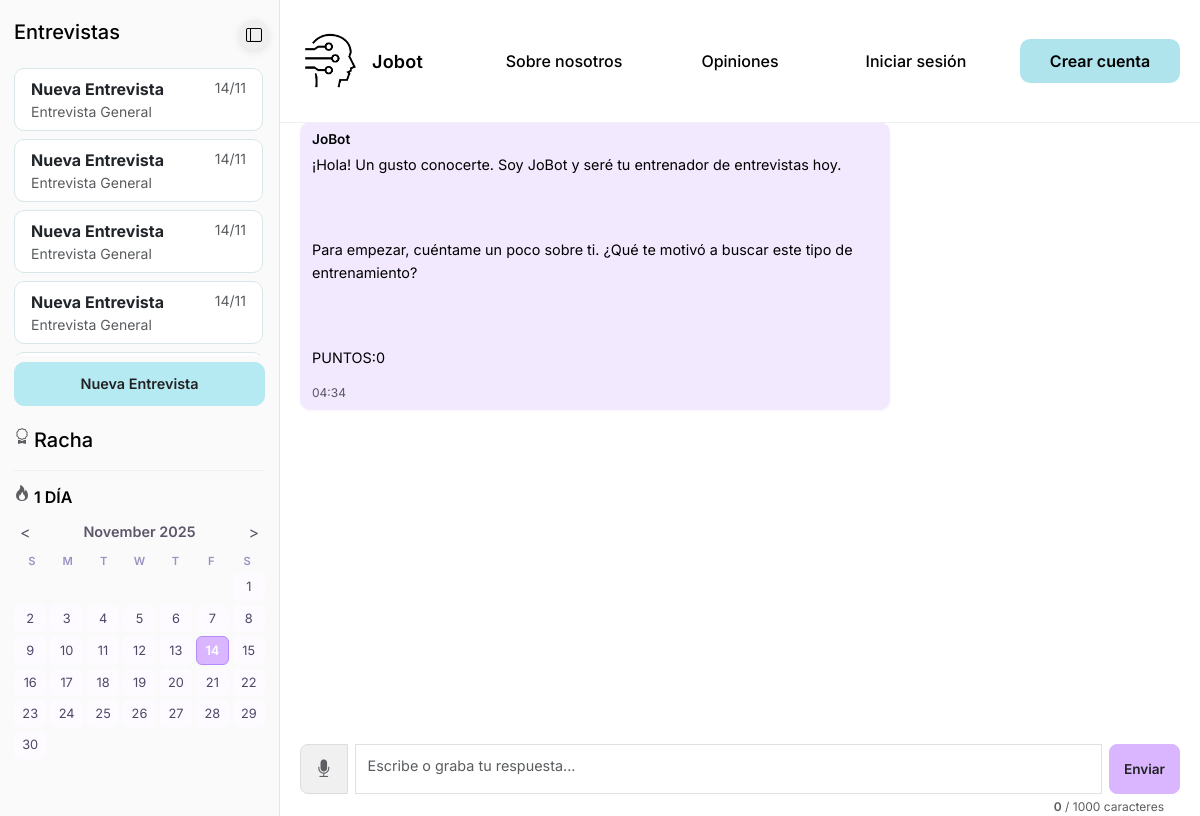
Page /interview/2/ (signed in) on the committed database.
### interview_mode/models.py (models this page shows, shortened)
class InterviewSession(models.Model):
    INTERVIEW_TYPES = [
        ('technical', 'Entrevista Técnica'),
        ('behavioral', 'Entrevista Conductual'),
        ('general', 'Entrevista General'),
        ('leadership', 'Liderazgo'),
        ('sales', 'Ventas'),
        ('customer_service', 'Atención al Cliente'),
    ]
    DURATION_CHOICES = [
        ('quick', 'Rápida (10 min)'),
        ('standard', 'Estándar (20 min)'),
        ('extended', 'Extendida (30 min)'),
        ('unlimited', 'Sin límite'),
    ]
    DIFFICULTY_CHOICES = [
        ('beginner', 'Principiante'),
        ('intermediate', 'Intermedio'),
        ('advanced', 'Avanzado'),
    ]
    FOCUS_AREAS = [
        ('communication', 'Comunicación'),
        ('problem_solving', 'Resolución de Problemas'),
        ('teamwork', 'Trabajo en Equipo'),
        ('adaptability', 'Adaptabilidad'),
        ('time_management', 'Gestión del Tiempo'),
        ('conflict_resolution', 'Resolución de Conflictos'),
    ]
    user = models.ForeignKey(settings.AUTH_USER_MODEL, on_delete=models.CASCADE)
    interview_type = models.CharField(max_length=20, choices=INTERVIEW_TYPES, default='general')
    title = models.CharField(max_length=200, default='Nueva Entrevista')
    duration = models.CharField(max_length=20, choices=DURATION_CHOICES, default='standard')
    difficulty = models.CharField(max_length=20, choices=DIFFICULTY_CHOICES, default='beginner')
    focus_area = models.CharField(max_length=30, choices=FOCUS_AREAS, default='communication')
    position_level = models.CharField(max_length=100, blank=True, help_text='Ej: Junior Developer, Senior Manager')
    total_points = models.IntegerField(default=0)
    current_level = models.CharField(max_length=20, default='beginner')
    created_at = models.DateTimeField(auto_now_add=True)
    updated_at = models.DateTimeField(auto_now=True)
    is_active = models.BooleanField(default=True)
    def get_level_info(self):
        levels = [
            {'level': 1, 'name': 'Novato', 'min': 0, 'max': 30},
            {'level': 2, 'name': 'Aprendiz', 'min': 30, 'max': 70},
            {'level': 3, 'name': 'Practicante', 'min': 70, 'max': 120},
            {'level': 4, 'name': 'Competente', 'min': 120, 'max': 180},
            {'level': 5, 'name': 'Experimentado', 'min': 180, 'max': 250},
            {'level': 6, 'name': 'Profesional', 'min': 250, 'max': 330},
            {'level': 7, 'name': 'Experto', 'min': 330, 'max': 420},
            {'level': 8, 'name': 'Maestro', 'min': 420, 'max': 520},
            {'level': 9, 'name': 'Elite', 'min': 520, 'max': 630},
            {'level': 10, 'name': 'Leyenda', 'min': 630, 'max': None},
        ]
        for level_data in levels:
            if level_data['max'] is None:
                return {
                    'level': level_data['level'],
                    'name': level_data['name'],
                    'next': None,
                    'progress': 100
                }
            elif self.total_points < level_data['max']:
                progress = ((self.total_points - level_data['min']) / (level_data['max'] - level_data['min'])) * 100
                return {
                    'level': level_data['level'],
                    'name': level_data['name'],
                    'next': level_data['max'],
                    'progress': int(progress)
                }
        return {'level': 10, 'name': 'Leyenda', 'next': None, 'progress': 100}
    class Meta:
        ordering = ['-updated_at']

class Message(models.Model):
    SENDER_CHOICES = [
        ('user', 'Usuario'),
        ('bot', 'JoBot'),
    ]
    session = models.ForeignKey(InterviewSession, on_delete=models.CASCADE, related_name='messages')
    sender = models.CharField(max_length=10, choices=SENDER_CHOICES)
    content = models.TextField()
    timestamp = models.DateTimeField(auto_now_add=True)
    class Meta:
        ordering = ['timestamp']
    def __str__(self):
        return f"{self.sender}: {self.content[:50]}..."

### interview_mode/views.py (the view, shortened to what this page needs)
# urls.py: path('', views.interview, name='interview'),
@login_required
def interview(request, session_id=None):
    if session_id:
        session = get_object_or_404(InterviewSession, id=session_id, user=request.user)
        messages = session.messages.all()
    user_sessions = InterviewSession.objects.filter(user=request.user).order_by('-updated_at')[:5]
    level_info = session.get_level_info()
    streak, created = UserStreak.objects.get_or_create(user=request.user)
    import json
    practice_dates_json = json.dumps(streak.practice_dates)
    context = {
        'session': session,
        'messages': messages,
        'user_sessions': user_sessions,
        'total_points': session.total_points,
        'current_level': level_info['level'],
        'level_name': level_info['name'],
        'next_level_points': level_info['next'],
        'progress': level_info['progress'],
        'current_streak': streak.current_streak,
        'practice_dates': practice_dates_json,
    }
    return render(request, 'interview.html', context)

### interview_mode/templates/interview.html (shortened to what this page needs)
{% extends 'base.html' %}
{% load static %}
{% block extra_css %}
<link rel="stylesheet" href="https://cdn.jsdelivr.net/npm/bootstrap-icons@1.11.1/font/bootstrap-icons.css">
<link rel="stylesheet" href="{% static 'css/interview.css' %}">
{% endblock %}
{% block content %}
<aside id="sidebar" class="sidebar-interview">
    <button class="sidebar-toggle" id="sidebar-toggle" aria-label="Alternar barra lateral">
        <i class="bi bi-layout-sidebar"></i>
    </button>
    <section class="nivel">
        <div class="titulo d-flex justify-content-start gap-1">
            <h5 class="sidebar-text">Entrevistas</h5>
        </div>
        <div class="overflow-auto lista-entrevistas mt-3">
            <ul class="list-group mb-4">
                {% for user_session in user_sessions %}
                <li class="list-group-item interview-session {% if user_session.id == session.id %}active{% endif %}"
                    data-session-id="{{ user_session.id }}">
                    <div class="d-flex justify-content-between align-items-start">
                        <div>
                            <strong>{{ user_session.title }}</strong>
                            <br><small class="text-muted">{{ user_session.get_interview_type_display }}</small>
                        </div>
                        <small class="text-muted">{{ user_session.updated_at|date:"d/m" }}</small>
                    </div>
                </li>
                {% endfor %}
            </ul>
        </div>
        <div class="boton">
            <button class="btn btn-info btn-lg w-100" data-bs-toggle="modal" data-bs-target="#newInterviewModal">
                Nueva Entrevista
            </button>
        </div>
    </section>
    <section class="racha">
        <div class="titulo d-flex justify-content-start gap-1">
            <i class="bi bi-award"></i>
            <h5 class="sidebar-text">Racha</h5>
        </div>
        <hr class="hr-titulo">
        <div class="racha-dias d-flex gap-1 text-center">
            <i class="bi bi-fire"></i>
            <p class="mb-0 fw-semibold" id="streak-count">{{ current_streak }} DÍA{% if current_streak != 1 %}S{% endif %}</p>
        </div>
        <div id="streak-calendar" class="streak-calendar"></div>
    </section>
</aside>
<article class="main-content">
    <div class="mensajes d-flex flex-column" id="chat-messages">
        {% for message in messages %}
        <div class="message {{ message.sender }}">
            <p class="fw-semibold mb-1">
                {% if message.sender == 'bot' %}JoBot{% else %}Tú{% endif %}
            </p>
            <div class="message-content">{{ message.content|safe|linebreaks }}</div>
            <small class="text-muted">{{ message.timestamp|date:"H:i" }}</small>
        </div>
        {% endfor %}
    </div>
    <div class="chat-input">
        <div class="input-group">
            <button class="btn btn-voice" id="voice-button" type="button" title="Grabar voz">
                <i class="bi bi-mic-fill"></i>
            </button>
            <textarea id="message-input" class="form-control" placeholder="Escribe o graba tu respuesta..." maxlength="1000" rows="2"></textarea>
            <button class="btn btn-primary" id="send-button" type="button">Enviar</button>
        </div>
        <div class="char-counter">
            <small class="text-muted">
                <span id="char-count">0</span> / 1000 caracteres
            </small>
        </div>
    </div>
</article>
{% endblock %}

### jobot/static/css/base.css (style rules this page uses)
:root { --background: #FFFFFF; --text: #000000; --btn-bg-1: #AFE4ED; --btn-bg-2: #AFEDE3; --text-2: #828282; --btn-hover-bg: #D3D3D3; }
body { background: var(--background); color: var(--text); font-family: 'Inter', system-ui, -apple-system, Segoe UI, Roboto, Arial, sans-serif; }

### interview_mode/static/css/interview.css (style rules this page uses)
html, body { height: 100%; overflow: hidden; }
.hr-titulo { border: none; border-top: 1px solid #d3d3d3; margin: 10px 0 14px; }
.lista-entrevistas, .overflow-auto { max-height: 36vh; overflow-y: auto; padding-right: 2px; }
.list-group-item.interview-session { border: 1px solid #d7e6e9; border-radius: 10px; background: #FFF; margin-bottom: 8px; transition: background .15s ease, box-shadow .15s ease; }
.boton { position: sticky; bottom: 12px; background: inherit; padding-top: 6px; }
.boton .btn, .btn.btn-info { background: #b6eaf3 !important; border-color: #b6eaf3 !important; color: #222 !important; font-weight: 600; border-radius: 10px; padding: 10px 8px; font-size: 0.9rem; }
.racha { margin-top: 22px; }
#streak-calendar { font-size: 13px; margin-top: 6px; }
.mensajes { flex: 1; overflow-y: auto; padding-right: 6px; margin-bottom: 10px; }
.message { max-width: 75ch; border-radius: 12px; padding: 10px 14px; margin: 8px 0; box-shadow: 0 1px 3px rgba(0,0,0,.04); }
.message.bot { background: #F2E9FF; }
.chat-input .input-group { position: sticky; bottom: 0; gap: 8px; background: #fff; padding-top: 8px; }
.chat-input .form-control { height: 42px; border-radius: 8px; font-size: 0.95rem; }
.chat-input .btn.btn-primary, #send-button.btn.btn-primary { background: #D9B6FF; border-color: #D9B6FF; color: #222; font-weight: 600; border-radius: 8px; padding: 10px 16px; }
.bi-chat-dots, .bi-award, .bi-fire { color: #5f5c63; }
.message { max-width: 65ch; font-size: 0.9rem; line-height: 1.4; padding: 8px 12px; margin: 6px 0; border-radius: 10px; }
.message .fw-semibold { font-size: 0.85rem; }
.message small { font-size: 0.75rem; color: #9a96b0; }
.mensajes { font-size: 0.9rem; }
.chat-input .form-control { font-size: 0.9rem; height: 38px; }
#send-button.btn.btn-primary { font-size: 0.85rem; padding: 8px 14px; border-radius: 8px; }
#streak-calendar { margin-top: 10px; font-family: 'Inter', sans-serif; text-align: center; }
.message-content { line-height: 1.6; white-space: pre-wrap; }
.chat-input { position: sticky; bottom: 0; background: #fff; padding-top: 8px; margin: 0 20px; }
.chat-input textarea { resize: none; min-height: 50px; max-height: 120px; border-radius: 8px; font-size: 0.9rem; padding: 10px 12px; }
.char-counter { text-align: right; padding: 4px 8px 0 0; }
.char-counter small { font-size: 0.75rem; }
#char-count { font-weight: 600; transition: color 0.3s ease; }
#streak-count { transition: all 0.3s ease; display: inline-block; }
.btn-voice { background: #f0f0f0; border: 1px solid #ddd; color: #5f5c63; padding: 10px 14px; border-radius: 8px; transition: all 0.3s ease; }
.btn-voice i { font-size: 1.1rem; }
html, body { height: 100%; margin: 0; overflow: hidden; }
.sidebar-interview { position: fixed; left: 0; top: 0; bottom: 0; width: 280px; background: #FAFAFA; border-right: 1px solid #EADFF8; padding: 20px 14px; overflow-y: auto; z-index: 1000; transition: width 0.3s ease, transform 0.3s ease; }
.sidebar-toggle { position: absolute; top: 20px; right: 10px; width: 30px; height: 30px; border: none; border-radius: 50%; display: flex; align-items: center; justify-content: center; cursor: pointer; z-index: 1001; box-shadow: 0 2px 8px rgba(0,0,0,0.1); }
.main-content { margin-left: 280px; height: 100vh; padding-top: 80px; display: flex; flex-direction: column; transition: margin-left 0.3s ease; }
.mensajes { flex: 1; overflow-y: auto; padding: 20px; margin-bottom: 10px; }
.main-content { zoom: 1; transform: scale(1); }
.mensajes { zoom: 1; }

### rows in the picture
InterviewSession: title "Nueva Entrevista", interview_type "Entrevista General", updated_at "14/11"
InterviewSession: title "Nueva Entrevista", interview_type "Entrevista General", updated_at "14/11"
InterviewSession: title "Nueva Entrevista", interview_type "Entrevista General", updated_at "14/11"
InterviewSession: title "Nueva Entrevista", interview_type "Entrevista General", updated_at "14/11"
Message: sender "JoBot", content "¡Hola! Un gusto conocerte. Soy JoBot y seré tu entrenador de entrevistas hoy. Para empezar, cuéntame un poco sobre ti. ¿Qué te motivó a buscar este tipo de entrenamiento? PUNTOS:0", timestamp "04:34"

### other values in the picture
{{ current_streak }} "1"
